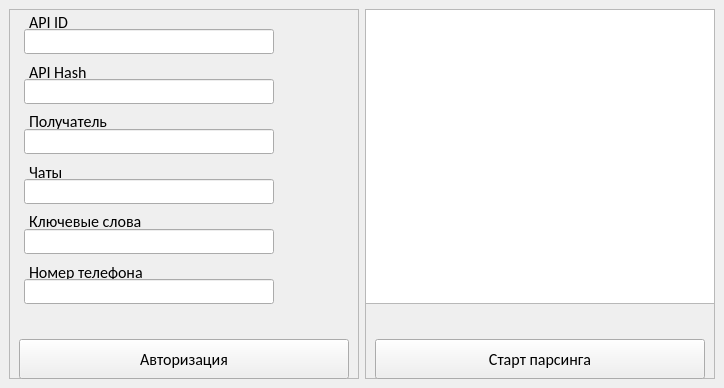
<?xml version="1.0" encoding="UTF-8"?>
<ui version="4.0">
 <class>TelegramBot</class>
 <widget class="QMainWindow" name="TelegramBot">
  <property name="geometry">
   <rect>
    <x>0</x>
    <y>0</y>
    <width>724</width>
    <height>388</height>
   </rect>
  </property>
  <property name="minimumSize">
   <size>
    <width>724</width>
    <height>388</height>
   </size>
  </property>
  <property name="maximumSize">
   <size>
    <width>724</width>
    <height>388</height>
   </size>
  </property>
  <property name="windowTitle">
   <string>MainWindow</string>
  </property>
  <widget class="QWidget" name="centralwidget">
   <layout class="QHBoxLayout" name="horizontalLayout">
    <item>
     <widget class="QFrame" name="frame">
      <property name="enabled">
       <bool>true</bool>
      </property>
      <property name="minimumSize">
       <size>
        <width>350</width>
        <height>370</height>
       </size>
      </property>
      <property name="maximumSize">
       <size>
        <width>350</width>
        <height>370</height>
       </size>
      </property>
      <property name="frameShape">
       <enum>QFrame::StyledPanel</enum>
      </property>
      <property name="frameShadow">
       <enum>QFrame::Raised</enum>
      </property>
      <widget class="QLabel" name="api_id_label">
       <property name="geometry">
        <rect>
         <x>20</x>
         <y>5</y>
         <width>61</width>
         <height>16</height>
        </rect>
       </property>
       <property name="font">
        <font>
         <family>Calibri</family>
         <pointsize>12</pointsize>
        </font>
       </property>
       <property name="text">
        <string>API ID</string>
       </property>
      </widget>
      <widget class="QLabel" name="chats_label">
       <property name="geometry">
        <rect>
         <x>20</x>
         <y>155</y>
         <width>51</width>
         <height>16</height>
        </rect>
       </property>
       <property name="font">
        <font>
         <family>Calibri</family>
         <pointsize>12</pointsize>
        </font>
       </property>
       <property name="text">
        <string>Чаты</string>
       </property>
      </widget>
      <widget class="QLabel" name="api_hash_label">
       <property name="geometry">
        <rect>
         <x>20</x>
         <y>55</y>
         <width>81</width>
         <height>16</height>
        </rect>
       </property>
       <property name="font">
        <font>
         <family>Calibri</family>
         <pointsize>12</pointsize>
        </font>
       </property>
       <property name="text">
        <string>API Hash</string>
       </property>
      </widget>
      <widget class="QLabel" name="keywords_label">
       <property name="geometry">
        <rect>
         <x>20</x>
         <y>204</y>
         <width>121</width>
         <height>16</height>
        </rect>
       </property>
       <property name="font">
        <font>
         <family>Calibri</family>
         <pointsize>12</pointsize>
        </font>
       </property>
       <property name="text">
        <string>Ключевые слова</string>
       </property>
      </widget>
      <widget class="QLineEdit" name="api_id_ledit">
       <property name="geometry">
        <rect>
         <x>15</x>
         <y>20</y>
         <width>250</width>
         <height>25</height>
        </rect>
       </property>
      </widget>
      <widget class="QLineEdit" name="chats_ledit">
       <property name="geometry">
        <rect>
         <x>15</x>
         <y>170</y>
         <width>250</width>
         <height>25</height>
        </rect>
       </property>
      </widget>
      <widget class="QLineEdit" name="keywords_ledit">
       <property name="geometry">
        <rect>
         <x>15</x>
         <y>220</y>
         <width>250</width>
         <height>25</height>
        </rect>
       </property>
      </widget>
      <widget class="QLineEdit" name="api_hash_ledit">
       <property name="geometry">
        <rect>
         <x>15</x>
         <y>70</y>
         <width>250</width>
         <height>25</height>
        </rect>
       </property>
      </widget>
      <widget class="QLineEdit" name="destination_ledit">
       <property name="geometry">
        <rect>
         <x>15</x>
         <y>120</y>
         <width>250</width>
         <height>25</height>
        </rect>
       </property>
      </widget>
      <widget class="QLabel" name="destination_label">
       <property name="geometry">
        <rect>
         <x>20</x>
         <y>104</y>
         <width>101</width>
         <height>16</height>
        </rect>
       </property>
       <property name="font">
        <font>
         <family>Calibri</family>
         <pointsize>12</pointsize>
        </font>
       </property>
       <property name="text">
        <string>Получатель</string>
       </property>
      </widget>
      <widget class="QPushButton" name="login_btn">
       <property name="geometry">
        <rect>
         <x>10</x>
         <y>330</y>
         <width>330</width>
         <height>40</height>
        </rect>
       </property>
       <property name="font">
        <font>
         <family>Calibri</family>
         <pointsize>12</pointsize>
        </font>
       </property>
       <property name="styleSheet">
        <string notr="true"/>
       </property>
       <property name="text">
        <string>Авторизация</string>
       </property>
      </widget>
      <widget class="QLabel" name="tel_num_label">
       <property name="geometry">
        <rect>
         <x>20</x>
         <y>255</y>
         <width>121</width>
         <height>16</height>
        </rect>
       </property>
       <property name="font">
        <font>
         <family>Calibri</family>
         <pointsize>12</pointsize>
        </font>
       </property>
       <property name="text">
        <string>Номер телефона</string>
       </property>
      </widget>
      <widget class="QLineEdit" name="tel_num_ledit">
       <property name="geometry">
        <rect>
         <x>15</x>
         <y>270</y>
         <width>250</width>
         <height>25</height>
        </rect>
       </property>
      </widget>
     </widget>
    </item>
    <item>
     <widget class="QFrame" name="frame_2">
      <property name="minimumSize">
       <size>
        <width>350</width>
        <height>370</height>
       </size>
      </property>
      <property name="maximumSize">
       <size>
        <width>350</width>
        <height>370</height>
       </size>
      </property>
      <property name="frameShape">
       <enum>QFrame::StyledPanel</enum>
      </property>
      <property name="frameShadow">
       <enum>QFrame::Raised</enum>
      </property>
      <widget class="QListWidget" name="info_list">
       <property name="geometry">
        <rect>
         <x>0</x>
         <y>0</y>
         <width>350</width>
         <height>295</height>
        </rect>
       </property>
      </widget>
      <widget class="QPushButton" name="start_btn">
       <property name="geometry">
        <rect>
         <x>10</x>
         <y>330</y>
         <width>330</width>
         <height>40</height>
        </rect>
       </property>
       <property name="font">
        <font>
         <family>Calibri</family>
         <pointsize>12</pointsize>
        </font>
       </property>
       <property name="text">
        <string>Старт парсинга</string>
       </property>
      </widget>
     </widget>
    </item>
   </layout>
  </widget>
 </widget>
 <resources/>
 <connections/>
</ui>
